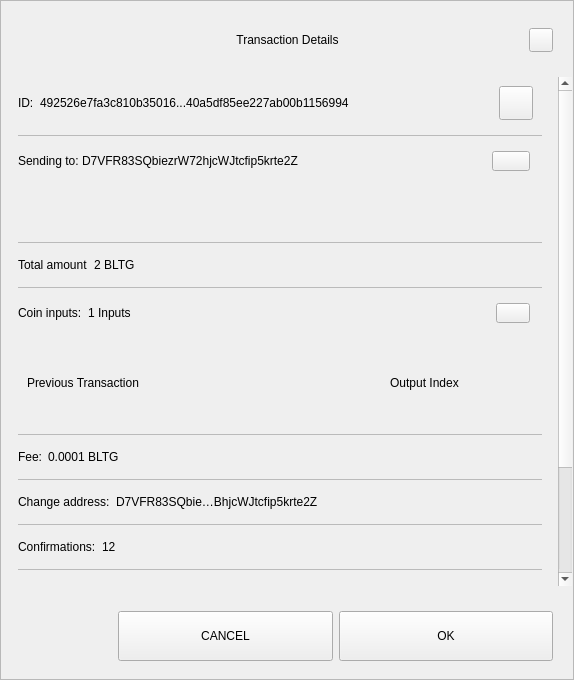
<?xml version="1.0" encoding="UTF-8"?>
<ui version="4.0">
 <class>TxDetailDialog</class>
 <widget class="QWidget" name="TxDetailDialog">
  <property name="geometry">
   <rect>
    <x>0</x>
    <y>0</y>
    <width>574</width>
    <height>680</height>
   </rect>
  </property>
  <property name="sizePolicy">
   <sizepolicy hsizetype="Preferred" vsizetype="Expanding">
    <horstretch>0</horstretch>
    <verstretch>0</verstretch>
   </sizepolicy>
  </property>
  <property name="minimumSize">
   <size>
    <width>574</width>
    <height>500</height>
   </size>
  </property>
  <property name="windowTitle">
   <string>Form</string>
  </property>
  <property name="styleSheet">
   <string notr="true"/>
  </property>
  <layout class="QVBoxLayout" name="verticalLayout_3">
   <property name="spacing">
    <number>0</number>
   </property>
   <property name="leftMargin">
    <number>0</number>
   </property>
   <property name="topMargin">
    <number>0</number>
   </property>
   <property name="rightMargin">
    <number>0</number>
   </property>
   <property name="bottomMargin">
    <number>0</number>
   </property>
   <item>
    <widget class="QFrame" name="frame">
     <property name="sizePolicy">
      <sizepolicy hsizetype="Preferred" vsizetype="Expanding">
       <horstretch>0</horstretch>
       <verstretch>0</verstretch>
      </sizepolicy>
     </property>
     <property name="styleSheet">
      <string notr="true"/>
     </property>
     <property name="frameShape">
      <enum>QFrame::StyledPanel</enum>
     </property>
     <property name="frameShadow">
      <enum>QFrame::Raised</enum>
     </property>
     <layout class="QVBoxLayout" name="verticalLayout">
      <property name="leftMargin">
       <number>0</number>
      </property>
      <property name="rightMargin">
       <number>0</number>
      </property>
      <item>
       <layout class="QHBoxLayout" name="horizontalLayout_3">
        <property name="spacing">
         <number>0</number>
        </property>
        <property name="leftMargin">
         <number>20</number>
        </property>
        <property name="topMargin">
         <number>10</number>
        </property>
        <property name="rightMargin">
         <number>20</number>
        </property>
        <item>
         <spacer name="horizontalSpacer_1">
          <property name="orientation">
           <enum>Qt::Horizontal</enum>
          </property>
          <property name="sizeHint" stdset="0">
           <size>
            <width>40</width>
            <height>20</height>
           </size>
          </property>
         </spacer>
        </item>
        <item>
         <widget class="QLabel" name="labelTitle">
          <property name="minimumSize">
           <size>
            <width>0</width>
            <height>40</height>
           </size>
          </property>
          <property name="maximumSize">
           <size>
            <width>16777215</width>
            <height>40</height>
           </size>
          </property>
          <property name="styleSheet">
           <string notr="true">padding-left:24px;</string>
          </property>
          <property name="text">
           <string>Transaction Details</string>
          </property>
          <property name="alignment">
           <set>Qt::AlignCenter</set>
          </property>
          <property name="margin">
           <number>7</number>
          </property>
         </widget>
        </item>
        <item>
         <spacer name="horizontalSpacer_2">
          <property name="orientation">
           <enum>Qt::Horizontal</enum>
          </property>
          <property name="sizeHint" stdset="0">
           <size>
            <width>40</width>
            <height>20</height>
           </size>
          </property>
         </spacer>
        </item>
        <item>
         <widget class="QPushButton" name="btnEsc">
          <property name="minimumSize">
           <size>
            <width>24</width>
            <height>24</height>
           </size>
          </property>
          <property name="maximumSize">
           <size>
            <width>24</width>
            <height>24</height>
           </size>
          </property>
          <property name="focusPolicy">
           <enum>Qt::NoFocus</enum>
          </property>
          <property name="text">
           <string/>
          </property>
         </widget>
        </item>
       </layout>
      </item>
      <item>
       <spacer name="verticalSpacer">
        <property name="orientation">
         <enum>Qt::Vertical</enum>
        </property>
        <property name="sizeType">
         <enum>QSizePolicy::Fixed</enum>
        </property>
        <property name="sizeHint" stdset="0">
         <size>
          <width>20</width>
          <height>10</height>
         </size>
        </property>
       </spacer>
      </item>
      <item>
       <widget class="QWidget" name="layoutScroll" native="true">
        <property name="minimumSize">
         <size>
          <width>0</width>
          <height>0</height>
         </size>
        </property>
        <layout class="QVBoxLayout" name="verticalLayout_4">
         <property name="leftMargin">
          <number>0</number>
         </property>
         <property name="topMargin">
          <number>0</number>
         </property>
         <property name="rightMargin">
          <number>0</number>
         </property>
         <item>
          <widget class="QScrollArea" name="scrollArea">
           <property name="styleSheet">
            <string notr="true">#scrollArea {
background:transparent;
}</string>
           </property>
           <property name="horizontalScrollBarPolicy">
            <enum>Qt::ScrollBarAlwaysOff</enum>
           </property>
           <property name="sizeAdjustPolicy">
            <enum>QAbstractScrollArea::AdjustIgnored</enum>
           </property>
           <property name="widgetResizable">
            <bool>true</bool>
           </property>
           <property name="alignment">
            <set>Qt::AlignLeading|Qt::AlignLeft|Qt::AlignTop</set>
           </property>
           <widget class="QWidget" name="scrollAreaWidgetContents">
            <property name="geometry">
             <rect>
              <x>0</x>
              <y>0</y>
              <width>556</width>
              <height>672</height>
             </rect>
            </property>
            <property name="autoFillBackground">
             <bool>false</bool>
            </property>
            <property name="styleSheet">
             <string notr="true">#scrollAreaWidgetContents {
background:transparent;
}</string>
            </property>
            <layout class="QVBoxLayout" name="verticalLayout_7">
             <property name="spacing">
              <number>0</number>
             </property>
             <property name="sizeConstraint">
              <enum>QLayout::SetDefaultConstraint</enum>
             </property>
             <property name="leftMargin">
              <number>0</number>
             </property>
             <property name="topMargin">
              <number>0</number>
             </property>
             <property name="rightMargin">
              <number>0</number>
             </property>
             <property name="bottomMargin">
              <number>0</number>
             </property>
             <item>
              <widget class="QWidget" name="content" native="true">
               <layout class="QVBoxLayout" name="verticalLayout_2">
                <property name="leftMargin">
                 <number>16</number>
                </property>
                <property name="topMargin">
                 <number>0</number>
                </property>
                <property name="rightMargin">
                 <number>16</number>
                </property>
                <item>
                 <widget class="QWidget" name="contentID" native="true">
                  <layout class="QHBoxLayout" name="horizontalLayout_12" stretch="0,1,0">
                   <property name="leftMargin">
                    <number>0</number>
                   </property>
                   <item>
                    <widget class="QLabel" name="labelId">
                     <property name="maximumSize">
                      <size>
                       <width>16777215</width>
                       <height>16777215</height>
                      </size>
                     </property>
                     <property name="text">
                      <string>ID:</string>
                     </property>
                    </widget>
                   </item>
                   <item>
                    <widget class="QLabel" name="textId">
                     <property name="text">
                      <string>492526e7fa3c810b35016...40a5df85ee227ab00b1156994</string>
                     </property>
                    </widget>
                   </item>
                   <item>
                    <widget class="QPushButton" name="pushCopy">
                     <property name="minimumSize">
                      <size>
                       <width>34</width>
                       <height>34</height>
                      </size>
                     </property>
                     <property name="maximumSize">
                      <size>
                       <width>34</width>
                       <height>34</height>
                      </size>
                     </property>
                     <property name="focusPolicy">
                      <enum>Qt::NoFocus</enum>
                     </property>
                     <property name="text">
                      <string/>
                     </property>
                     <property name="iconSize">
                      <size>
                       <width>24</width>
                       <height>24</height>
                      </size>
                     </property>
                    </widget>
                   </item>
                  </layout>
                 </widget>
                </item>
                <item>
                 <widget class="QLabel" name="labelDivider9">
                  <property name="maximumSize">
                   <size>
                    <width>16777215</width>
                    <height>1</height>
                   </size>
                  </property>
                  <property name="styleSheet">
                   <string notr="true">background-color:#bababa;</string>
                  </property>
                  <property name="text">
                   <string/>
                  </property>
                 </widget>
                </item>
                <item>
                 <widget class="QWidget" name="contentOutputs" native="true">
                  <layout class="QHBoxLayout" name="horizontalLayout_11" stretch="0,3,0">
                   <property name="spacing">
                    <number>0</number>
                   </property>
                   <property name="leftMargin">
                    <number>0</number>
                   </property>
                   <property name="rightMargin">
                    <number>12</number>
                   </property>
                   <item>
                    <widget class="QLabel" name="labelSend">
                     <property name="maximumSize">
                      <size>
                       <width>16777215</width>
                       <height>16777215</height>
                      </size>
                     </property>
                     <property name="text">
                      <string>Sending to: </string>
                     </property>
                    </widget>
                   </item>
                   <item>
                    <widget class="QLabel" name="textSend">
                     <property name="text">
                      <string>D7VFR83SQbiezrW72hjcWJtcfip5krte2Z </string>
                     </property>
                    </widget>
                   </item>
                   <item>
                    <widget class="QPushButton" name="pushOutputs">
                     <property name="minimumSize">
                      <size>
                       <width>34</width>
                       <height>20</height>
                      </size>
                     </property>
                     <property name="maximumSize">
                      <size>
                       <width>38</width>
                       <height>20</height>
                      </size>
                     </property>
                     <property name="focusPolicy">
                      <enum>Qt::NoFocus</enum>
                     </property>
                     <property name="styleSheet">
                      <string notr="true"/>
                     </property>
                     <property name="text">
                      <string/>
                     </property>
                    </widget>
                   </item>
                  </layout>
                 </widget>
                </item>
                <item>
                 <widget class="QScrollArea" name="outputsScrollArea">
                  <property name="minimumSize">
                   <size>
                    <width>0</width>
                    <height>50</height>
                   </size>
                  </property>
                  <property name="styleSheet">
                   <string notr="true">#outputsScrollArea {
background:transparent;
}</string>
                  </property>
                  <property name="widgetResizable">
                   <bool>true</bool>
                  </property>
                  <widget class="QWidget" name="container_outputs_base">
                   <property name="geometry">
                    <rect>
                     <x>0</x>
                     <y>0</y>
                     <width>522</width>
                     <height>48</height>
                    </rect>
                   </property>
                   <property name="styleSheet">
                    <string notr="true">#container_outputs_base {
background:transparent;
}</string>
                   </property>
                  </widget>
                 </widget>
                </item>
                <item>
                 <widget class="QLabel" name="labelDivider8">
                  <property name="maximumSize">
                   <size>
                    <width>16777215</width>
                    <height>1</height>
                   </size>
                  </property>
                  <property name="styleSheet">
                   <string notr="true">background-color:#bababa;</string>
                  </property>
                  <property name="text">
                   <string/>
                  </property>
                 </widget>
                </item>
                <item>
                 <widget class="QWidget" name="contentAmount" native="true">
                  <layout class="QHBoxLayout" name="horizontalLayout_4" stretch="0,1">
                   <property name="leftMargin">
                    <number>0</number>
                   </property>
                   <item>
                    <widget class="QLabel" name="labelAmount">
                     <property name="maximumSize">
                      <size>
                       <width>16777215</width>
                       <height>16777215</height>
                      </size>
                     </property>
                     <property name="text">
                      <string>Total amount</string>
                     </property>
                    </widget>
                   </item>
                   <item>
                    <widget class="QLabel" name="textAmount">
                     <property name="text">
                      <string>2 BLTG</string>
                     </property>
                    </widget>
                   </item>
                  </layout>
                 </widget>
                </item>
                <item>
                 <widget class="QLabel" name="labelDivider6">
                  <property name="maximumSize">
                   <size>
                    <width>16777215</width>
                    <height>1</height>
                   </size>
                  </property>
                  <property name="styleSheet">
                   <string notr="true">background-color:#bababa;</string>
                  </property>
                  <property name="text">
                   <string/>
                  </property>
                 </widget>
                </item>
                <item>
                 <widget class="QWidget" name="contentInputs" native="true">
                  <layout class="QHBoxLayout" name="horizontalLayout" stretch="0,2,0">
                   <property name="leftMargin">
                    <number>0</number>
                   </property>
                   <property name="rightMargin">
                    <number>12</number>
                   </property>
                   <item>
                    <widget class="QLabel" name="labelInputs">
                     <property name="sizePolicy">
                      <sizepolicy hsizetype="Minimum" vsizetype="Preferred">
                       <horstretch>0</horstretch>
                       <verstretch>0</verstretch>
                      </sizepolicy>
                     </property>
                     <property name="maximumSize">
                      <size>
                       <width>16777215</width>
                       <height>16777215</height>
                      </size>
                     </property>
                     <property name="text">
                      <string>Coin inputs:</string>
                     </property>
                    </widget>
                   </item>
                   <item>
                    <widget class="QLabel" name="textInputs">
                     <property name="text">
                      <string>1 Inputs</string>
                     </property>
                    </widget>
                   </item>
                   <item>
                    <widget class="QPushButton" name="pushInputs">
                     <property name="maximumSize">
                      <size>
                       <width>34</width>
                       <height>20</height>
                      </size>
                     </property>
                     <property name="focusPolicy">
                      <enum>Qt::NoFocus</enum>
                     </property>
                     <property name="styleSheet">
                      <string notr="true"/>
                     </property>
                     <property name="text">
                      <string/>
                     </property>
                    </widget>
                   </item>
                  </layout>
                 </widget>
                </item>
                <item>
                 <widget class="QFrame" name="gridInputs">
                  <property name="sizePolicy">
                   <sizepolicy hsizetype="Preferred" vsizetype="MinimumExpanding">
                    <horstretch>0</horstretch>
                    <verstretch>0</verstretch>
                   </sizepolicy>
                  </property>
                  <property name="minimumSize">
                   <size>
                    <width>0</width>
                    <height>90</height>
                   </size>
                  </property>
                  <layout class="QGridLayout" name="gridLayoutInput" columnstretch="5,2" rowminimumheight="0">
                   <property name="sizeConstraint">
                    <enum>QLayout::SetMaximumSize</enum>
                   </property>
                   <property name="verticalSpacing">
                    <number>0</number>
                   </property>
                   <item row="0" column="0" alignment="Qt::AlignLeft">
                    <widget class="QLabel" name="labelTitlePrevTx">
                     <property name="text">
                      <string>Previous Transaction</string>
                     </property>
                    </widget>
                   </item>
                   <item row="0" column="1" alignment="Qt::AlignLeft">
                    <widget class="QLabel" name="labelOutputIndex">
                     <property name="text">
                      <string>Output Index</string>
                     </property>
                     <property name="alignment">
                      <set>Qt::AlignCenter</set>
                     </property>
                    </widget>
                   </item>
                  </layout>
                 </widget>
                </item>
                <item>
                 <widget class="QLabel" name="labelDivider1">
                  <property name="maximumSize">
                   <size>
                    <width>16777215</width>
                    <height>1</height>
                   </size>
                  </property>
                  <property name="styleSheet">
                   <string notr="true">background-color:#bababa;</string>
                  </property>
                  <property name="text">
                   <string/>
                  </property>
                 </widget>
                </item>
                <item>
                 <widget class="QWidget" name="contentFee" native="true">
                  <layout class="QHBoxLayout" name="horizontalLayout_7" stretch="0,1">
                   <property name="leftMargin">
                    <number>0</number>
                   </property>
                   <item>
                    <widget class="QLabel" name="labelFee">
                     <property name="maximumSize">
                      <size>
                       <width>16777215</width>
                       <height>16777215</height>
                      </size>
                     </property>
                     <property name="text">
                      <string>Fee:</string>
                     </property>
                    </widget>
                   </item>
                   <item>
                    <widget class="QLabel" name="textFee">
                     <property name="text">
                      <string>0.0001 BLTG</string>
                     </property>
                    </widget>
                   </item>
                  </layout>
                 </widget>
                </item>
                <item>
                 <widget class="QLabel" name="labelDivider2">
                  <property name="maximumSize">
                   <size>
                    <width>16777215</width>
                    <height>1</height>
                   </size>
                  </property>
                  <property name="styleSheet">
                   <string notr="true">background-color:#bababa;</string>
                  </property>
                  <property name="text">
                   <string/>
                  </property>
                 </widget>
                </item>
                <item>
                 <widget class="QWidget" name="contentChangeAddress" native="true">
                  <layout class="QHBoxLayout" name="horizontalLayout_6" stretch="0,1">
                   <property name="leftMargin">
                    <number>0</number>
                   </property>
                   <item>
                    <widget class="QLabel" name="labelChange">
                     <property name="maximumSize">
                      <size>
                       <width>16777215</width>
                       <height>16777215</height>
                      </size>
                     </property>
                     <property name="text">
                      <string>Change address:</string>
                     </property>
                    </widget>
                   </item>
                   <item>
                    <widget class="QLabel" name="textChange">
                     <property name="text">
                      <string>D7VFR83SQbie…BhjcWJtcfip5krte2Z </string>
                     </property>
                    </widget>
                   </item>
                  </layout>
                 </widget>
                </item>
                <item>
                 <widget class="QLabel" name="labelDivider4">
                  <property name="maximumSize">
                   <size>
                    <width>16777215</width>
                    <height>1</height>
                   </size>
                  </property>
                  <property name="styleSheet">
                   <string notr="true">background-color:#bababa;</string>
                  </property>
                  <property name="text">
                   <string/>
                  </property>
                 </widget>
                </item>
                <item>
                 <widget class="QWidget" name="contentConfirmations" native="true">
                  <layout class="QHBoxLayout" name="horizontalLayout_8" stretch="0,1">
                   <property name="leftMargin">
                    <number>0</number>
                   </property>
                   <item>
                    <widget class="QLabel" name="labelConfirmations">
                     <property name="maximumSize">
                      <size>
                       <width>16777215</width>
                       <height>16777215</height>
                      </size>
                     </property>
                     <property name="text">
                      <string>Confirmations:</string>
                     </property>
                    </widget>
                   </item>
                   <item>
                    <widget class="QLabel" name="textConfirmations">
                     <property name="text">
                      <string>12</string>
                     </property>
                    </widget>
                   </item>
                  </layout>
                 </widget>
                </item>
                <item>
                 <widget class="QLabel" name="labelDivider7">
                  <property name="maximumSize">
                   <size>
                    <width>16777215</width>
                    <height>1</height>
                   </size>
                  </property>
                  <property name="styleSheet">
                   <string notr="true">background-color:#bababa;</string>
                  </property>
                  <property name="text">
                   <string/>
                  </property>
                 </widget>
                </item>
                <item>
                 <widget class="QWidget" name="contentSize" native="true">
                  <layout class="QHBoxLayout" name="horizontalLayout_9" stretch="0,1">
                   <property name="leftMargin">
                    <number>0</number>
                   </property>
                   <item>
                    <widget class="QLabel" name="labelSize">
                     <property name="maximumSize">
                      <size>
                       <width>16777215</width>
                       <height>16777215</height>
                      </size>
                     </property>
                     <property name="text">
                      <string>Size:</string>
                     </property>
                    </widget>
                   </item>
                   <item>
                    <widget class="QLabel" name="textSize">
                     <property name="text">
                      <string>2 kB</string>
                     </property>
                    </widget>
                   </item>
                  </layout>
                 </widget>
                </item>
                <item>
                 <widget class="QLabel" name="labelDivider3">
                  <property name="maximumSize">
                   <size>
                    <width>16777215</width>
                    <height>1</height>
                   </size>
                  </property>
                  <property name="styleSheet">
                   <string notr="true">background-color:#bababa;</string>
                  </property>
                  <property name="text">
                   <string/>
                  </property>
                 </widget>
                </item>
                <item>
                 <widget class="QWidget" name="contentDate" native="true">
                  <layout class="QHBoxLayout" name="horizontalLayout_5" stretch="0,1">
                   <property name="leftMargin">
                    <number>0</number>
                   </property>
                   <item>
                    <widget class="QLabel" name="labelDate">
                     <property name="maximumSize">
                      <size>
                       <width>16777215</width>
                       <height>16777215</height>
                      </size>
                     </property>
                     <property name="text">
                      <string>Date:</string>
                     </property>
                    </widget>
                   </item>
                   <item>
                    <widget class="QLabel" name="textDate">
                     <property name="text">
                      <string>May 25, 2017</string>
                     </property>
                    </widget>
                   </item>
                  </layout>
                 </widget>
                </item>
                <item>
                 <widget class="QLabel" name="labelDivider5">
                  <property name="maximumSize">
                   <size>
                    <width>16777215</width>
                    <height>1</height>
                   </size>
                  </property>
                  <property name="styleSheet">
                   <string notr="true">background-color:#bababa;</string>
                  </property>
                  <property name="text">
                   <string/>
                  </property>
                 </widget>
                </item>
                <item>
                 <widget class="QWidget" name="contentStatus" native="true">
                  <layout class="QHBoxLayout" name="horizontalLayout_10" stretch="0,1">
                   <property name="leftMargin">
                    <number>0</number>
                   </property>
                   <item>
                    <widget class="QLabel" name="labelStatus">
                     <property name="maximumSize">
                      <size>
                       <width>16777215</width>
                       <height>16777215</height>
                      </size>
                     </property>
                     <property name="text">
                      <string>Status:</string>
                     </property>
                    </widget>
                   </item>
                   <item>
                    <widget class="QLabel" name="textStatus">
                     <property name="text">
                      <string>Spendable</string>
                     </property>
                    </widget>
                   </item>
                  </layout>
                 </widget>
                </item>
                <item>
                 <spacer name="verticalSpacer_2">
                  <property name="orientation">
                   <enum>Qt::Vertical</enum>
                  </property>
                  <property name="sizeType">
                   <enum>QSizePolicy::Expanding</enum>
                  </property>
                  <property name="sizeHint" stdset="0">
                   <size>
                    <width>20</width>
                    <height>10</height>
                   </size>
                  </property>
                 </spacer>
                </item>
                <item>
                 <widget class="QLabel" name="labelWarning">
                  <property name="text">
                   <string>TextLabel</string>
                  </property>
                  <property name="alignment">
                   <set>Qt::AlignCenter</set>
                  </property>
                 </widget>
                </item>
               </layout>
              </widget>
             </item>
            </layout>
           </widget>
          </widget>
         </item>
        </layout>
       </widget>
      </item>
      <item>
       <widget class="QWidget" name="containerButtons" native="true">
        <layout class="QHBoxLayout" name="horizontalLayout1" stretch="1,2,2">
         <property name="leftMargin">
          <number>10</number>
         </property>
         <property name="rightMargin">
          <number>20</number>
         </property>
         <item>
          <spacer name="horizontalSpacer_3">
           <property name="orientation">
            <enum>Qt::Horizontal</enum>
           </property>
           <property name="sizeHint" stdset="0">
            <size>
             <width>40</width>
             <height>20</height>
            </size>
           </property>
          </spacer>
         </item>
         <item>
          <widget class="QPushButton" name="btnCancel">
           <property name="minimumSize">
            <size>
             <width>200</width>
             <height>50</height>
            </size>
           </property>
           <property name="focusPolicy">
            <enum>Qt::NoFocus</enum>
           </property>
           <property name="text">
            <string>CANCEL</string>
           </property>
          </widget>
         </item>
         <item>
          <widget class="QPushButton" name="btnSave">
           <property name="minimumSize">
            <size>
             <width>200</width>
             <height>50</height>
            </size>
           </property>
           <property name="focusPolicy">
            <enum>Qt::NoFocus</enum>
           </property>
           <property name="text">
            <string>OK</string>
           </property>
          </widget>
         </item>
        </layout>
       </widget>
      </item>
     </layout>
    </widget>
   </item>
  </layout>
 </widget>
 <resources/>
 <connections/>
</ui>
